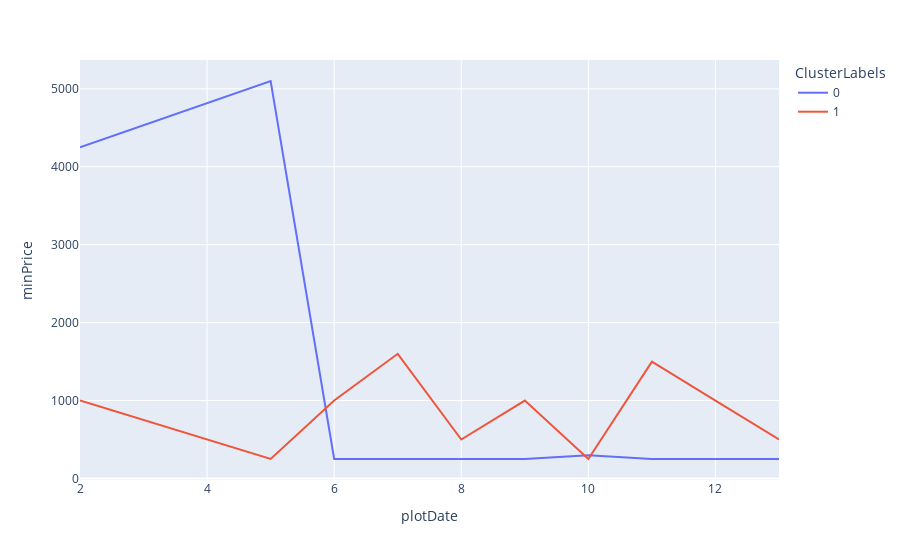

Notebook code for this chart:
### Code cell
df_agg = df_plot.groupby(["ClusterLabels", "plotDate"])["price"].agg(
    {("minPrice", lambda x: x.min())}
)
df_agg.reset_index(inplace=True)
fig = px.line(df_agg, x="plotDate", y="minPrice", color="ClusterLabels")
fig.show()

### Figure 1 — Plotly figure (JSON) as saved in the notebook; plotly's stock layout.template omitted (floating-point values rounded to 4 significant figures)
{"data": [{"hovertemplate": "ClusterLabels=0<br>plotDate=%{x}<br>minPrice=%{y}<extra></extra>", "legendgroup": "0", "line": {"color": "#636efa", "dash": "solid"}, "marker": {"symbol": "circle"}, "mode": "lines", "name": "0", "orientation": "v", "showlegend": true, "type": "scatter", "x": [2, 5, 6, 7, 8, 9, 10, 11, 12, 13], "xaxis": "x", "y": [4250, 5100, 250, 250, 250, 250, 299, 250, 250, 250], "yaxis": "y"}, {"hovertemplate": "ClusterLabels=1<br>plotDate=%{x}<br>minPrice=%{y}<extra></extra>", "legendgroup": "1", "line": {"color": "#EF553B", "dash": "solid"}, "marker": {"symbol": "circle"}, "mode": "lines", "name": "1", "orientation": "v", "showlegend": true, "type": "scatter", "x": [2, 5, 6, 7, 8, 9, 10, 11, 12, 13], "xaxis": "x", "y": [1000, 250, 1000, 1600, 500, 1000, 250, 1500, 1000, 500], "yaxis": "y"}], "layout": {"legend": {"title": {"text": "ClusterLabels"}, "tracegroupgap": 0}, "margin": {"t": 60}, "xaxis": {"anchor": "y", "domain": [0, 1], "title": {"text": "plotDate"}}, "yaxis": {"anchor": "x", "domain": [0, 1], "title": {"text": "minPrice"}}}}
